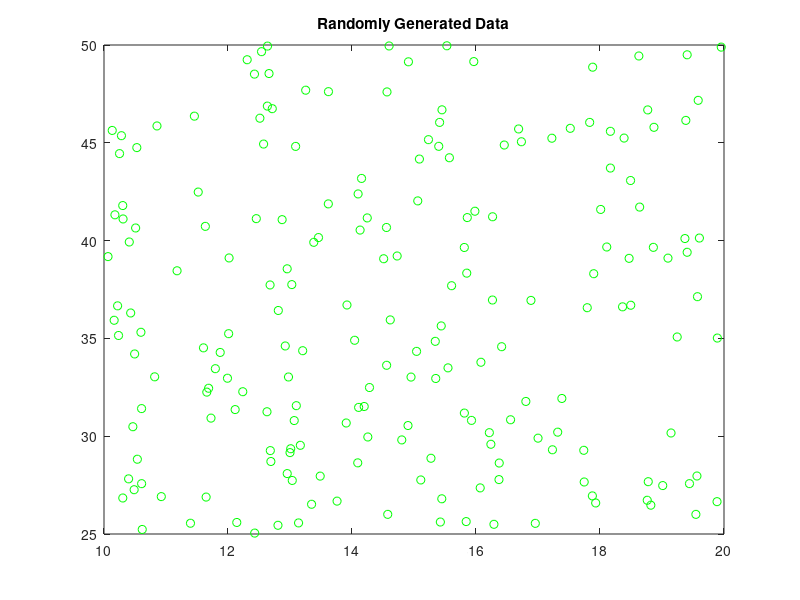

Source code (MATLAB): (Note: this script raises an error after producing the figure.)
% Create random generated dataset
xmin = 10;
xmax = 20;
n = 200;

x = xmin + rand(1, n) * (xmax - xmin);
x = x';

xmin = 25;
xmax = 50;
y = xmin + rand(1, n) * (xmax - xmin);
y = y';

% Apply data to the dataset
dataset = [x y];

% Plot the randomly generated data set
plot(dataset(:, 1), dataset(:, 2), 'go');
title 'Randomly Generated Data';
for i = 1:size  (dataset, 1)
    if i <= 100
        Class_Lab(i) = 1;
    else
        Class_Lab(i) = 2;
    end
end

Class_Lab = Class_Lab'; 
dataset(:, 3) = Class_Lab;

% Cross varidatation (train 60%, test:  40%)
cv = cvpartition(size(dataset, 1));
idx = cv.test;

% separate to training and test data
dataTrain = dataset(~idx, :);
dataTest = dataset(idx, :);

    Training_Dataset2=Training_Dataset(:,1:2);
    Testing_Dataset2=Testing_Dataset(:,1:2);
    Class_Lab_Training=Training_Dataset(:,3);

    k=3;

    Model = fitcknn(Training_Dataset2,Class_Lab_Training,'NumNeighbors',k);
    classification =predict(Model,Testing_Dataset2(19,:));
    figure;
    hold on
    plot(dataset(Class_Lab==1,1),dataset(Class_Lab==1,2),'b.','MarkerSize',12)
    plot(dataset(Class_Lab==2,1),dataset(Class_Lab==2,2),'g.','MarkerSize',12)
    plot(Testing_Dataset2(19,1),Testing_Dataset2(19,2),'KX','MarkerSize',20)